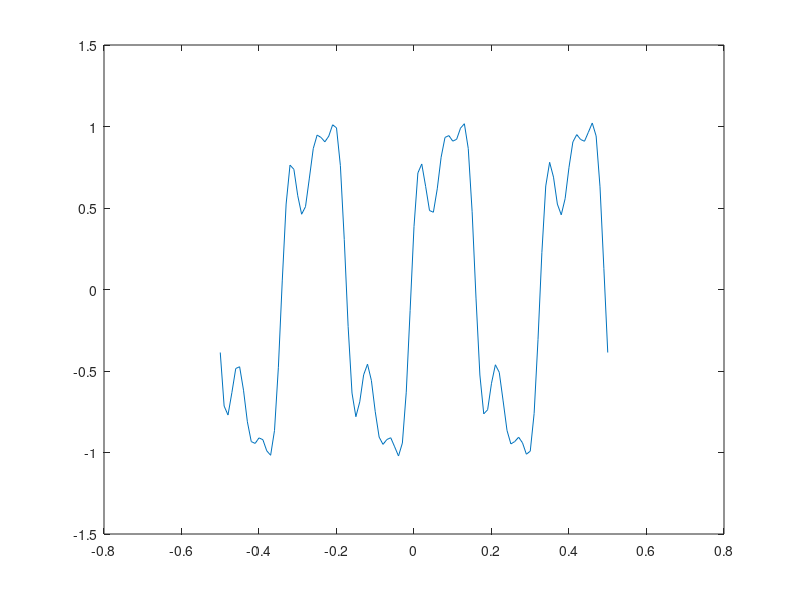
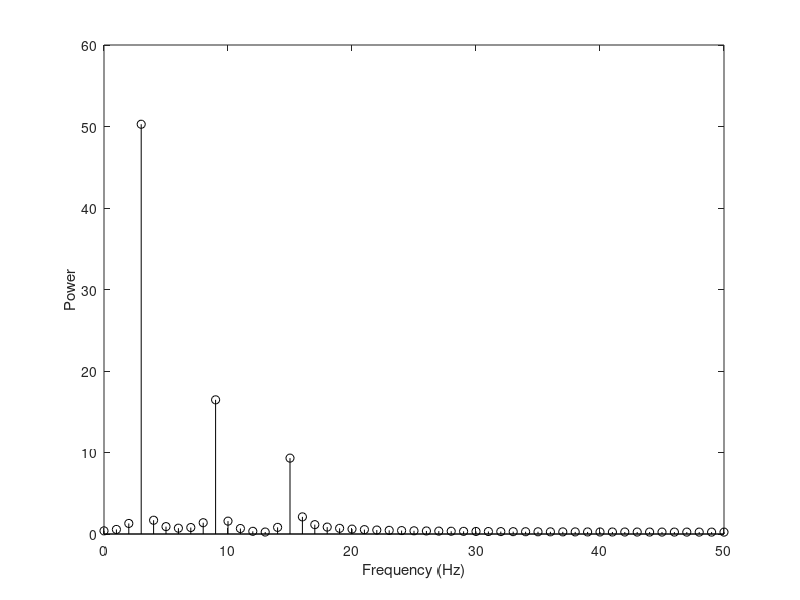
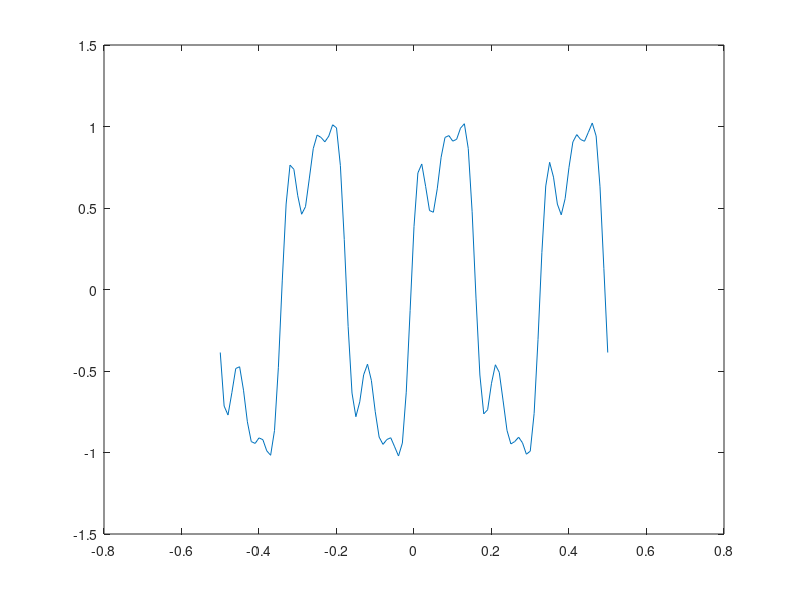
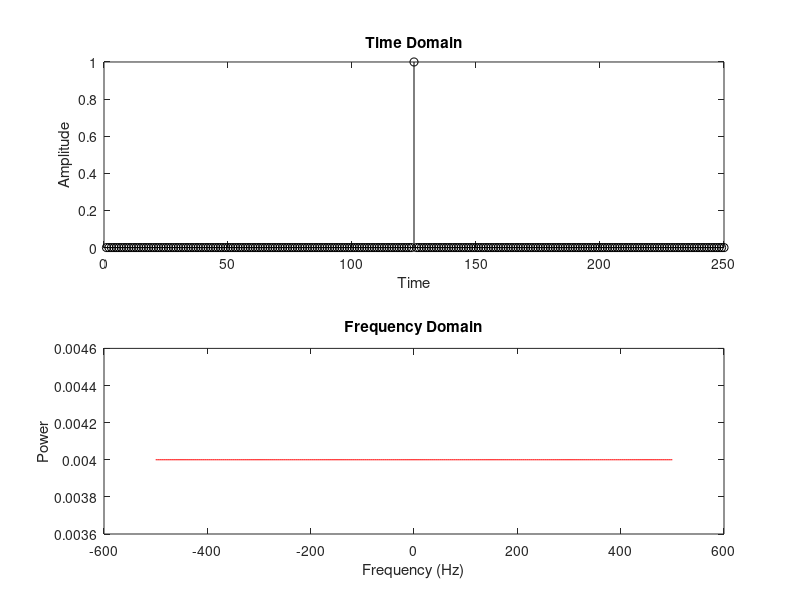

Write the MATLAB code that produced these figures, in order.
%% fourier transform of signal

Fs  = 100; %sampling frequency, Hz
Ss = 1/Fs; %sampling period (rate), Samples per second
time_base = -0.5:Ss:0.5; %time base -T/2 to T/2

% original signal
x = sin(2*pi*3*time_base) + .33 * sin(2*pi*9*time_base) ...
    + .2 * sin(2.*pi*15*time_base); 

% What happens when you add some phase shift to the signal?
x = sin(2*pi*3*time_base) + .33 * sin(2*pi*9*time_base+(2*pi/7)) ...
    + .2 * sin(2.*pi*15*time_base+(2*pi/9)); 

figure;
plot(time_base,x);

% incresing size of frequency basis
% does this provide more frequency information?
NFFT = length(x); % n = M
% NFFT = 2^nextpow2(length(x)); % using powers of 2 allows fast calculation
% NFFT = 2^10;

freq_base = Fs/2*linspace(0,1,NFFT/2+1); % single sided spectrum
X = fft(x, NFFT);

figure;
stem(freq_base,abs(X(1:NFFT/2+1)),'k');
xlabel('Frequency (Hz)')
ylabel('Power')

x1 = ifft(X);
figure;
plot(time_base,x1);

% figure;
% plot(-atan(real(X)./imag(X)));

%% trade off between time and frequency domains


x = zeros(1,250);
n = [0 5 10 25 125];% 0 = delta function, larger numbers = larger step/box functions
Fs = 500; %sampling frequency

for i=1:5 
     
    % generate delta/step functions of different sizes
    if i == 5
        x(length(x)/2-n(i)+1:length(x)/2+n(i)) = 1;
    else
        x(length(x)/2-n(i):length(x)/2+n(i)) = 1;
    end;
    
    L = length(x); % lenght of signal
    NFFT = 2^nextpow2(L); % Next power of 2 from length of y, fastest calculation
    
    f = Fs*linspace(-1,1,NFFT); % setup frequncy base
    X = fft(x,NFFT)/L; % calculate fourier transform
    X = fftshift(X); % center spectrum
   
     % plot function & power spectrum.
    figure;
    
    ax1 = subplot(2,1,1);
    stem(x,'k');
    title('Time Domain')
    xlabel('Time')
    ylabel('Amplitude')
    
    ax2 = subplot(2,1,2);
    plot(f,abs(X),'r')
    title('Frequency Domain')
    xlabel('Frequency (Hz)')
    ylabel('Power')
end;